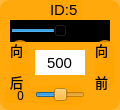
    <widget class="QWidget" name="widget_id5" native="true">
     <property name="geometry">
      <rect>
       <x>280</x>
       <y>305</y>
       <width>120</width>
       <height>110</height>
      </rect>
     </property>
     <property name="styleSheet">
      <string notr="true">background-color: rgb(255, 165, 0, 200);
border-radius:10px;</string>
     </property>
     <widget class="QSlider" name="horizontalSlider_5">
      <property name="geometry">
       <rect>
        <x>10</x>
        <y>20</y>
        <width>100</width>
        <height>22</height>
       </rect>
      </property>
      <property name="autoFillBackground">
       <bool>false</bool>
      </property>
      <property name="styleSheet">
       <string notr="true">background-color: rgb(0, 0, 0);
border-radius:0px;</string>
      </property>
      <property name="minimum">
       <number>0</number>
      </property>
      <property name="maximum">
       <number>1000</number>
      </property>
      <property name="pageStep">
       <number>1</number>
      </property>
      <property name="value">
       <number>500</number>
      </property>
      <property name="orientation">
       <enum>Qt::Horizontal</enum>
      </property>
     </widget>
     <widget class="QLabel" name="label_ID5">
      <property name="geometry">
       <rect>
        <x>50</x>
        <y>0</y>
        <width>32</width>
        <height>20</height>
       </rect>
      </property>
      <property name="font">
       <font>
        <family>Arial</family>
        <pointsize>11</pointsize>
       </font>
      </property>
      <property name="styleSheet">
       <string notr="true">background-color: rgb(255, 255, 255， 0);
border-radius:0px;</string>
      </property>
      <property name="text">
       <string>ID:5</string>
      </property>
     </widget>
     <widget class="QLineEdit" name="lineEdit_5">
      <property name="geometry">
       <rect>
        <x>35</x>
        <y>50</y>
        <width>50</width>
        <height>25</height>
       </rect>
      </property>
      <property name="font">
       <font>
        <family>Arial</family>
        <pointsize>11</pointsize>
       </font>
      </property>
      <property name="autoFillBackground">
       <bool>false</bool>
      </property>
      <property name="styleSheet">
       <string notr="true">background-color: rgb(255, 255, 255);
border-radius:0px;</string>
      </property>
      <property name="text">
       <string>500</string>
      </property>
      <property name="alignment">
       <set>Qt::AlignCenter</set>
      </property>
      <property name="readOnly">
       <bool>true</bool>
      </property>
     </widget>
     <widget class="QLabel" name="label_13">
      <property name="geometry">
       <rect>
        <x>95</x>
        <y>40</y>
        <width>20</width>
        <height>50</height>
       </rect>
      </property>
      <property name="font">
       <font>
        <family>黑体</family>
        <pointsize>10</pointsize>
       </font>
      </property>
      <property name="styleSheet">
       <string notr="true">background-color: rgb(255, 255, 255， 0);</string>
      </property>
      <property name="text">
       <string>&lt;html&gt;&lt;head/&gt;&lt;body&gt;&lt;p align=&quot;justify&quot;&gt;向&lt;/p&gt;&lt;p align=&quot;justify&quot;&gt;前&lt;/p&gt;&lt;/body&gt;&lt;/html&gt;</string>
      </property>
     </widget>
     <widget class="QLabel" name="label_d5">
      <property name="geometry">
       <rect>
        <x>5</x>
        <y>87</y>
        <width>31</width>
        <height>16</height>
       </rect>
      </property>
      <property name="font">
       <font>
        <family>黑体</family>
       </font>
      </property>
      <property name="styleSheet">
       <string notr="true">background-color: rgb(255, 255, 255， 0);</string>
      </property>
      <property name="text">
       <string>0</string>
      </property>
      <property name="alignment">
       <set>Qt::AlignCenter</set>
      </property>
     </widget>
     <widget class="QLabel" name="label_15">
      <property name="geometry">
       <rect>
        <x>10</x>
        <y>40</y>
        <width>20</width>
        <height>50</height>
       </rect>
      </property>
      <property name="font">
       <font>
        <family>黑体</family>
        <pointsize>10</pointsize>
       </font>
      </property>
      <property name="styleSheet">
       <string notr="true">background-color: rgb(255, 255, 255， 0);</string>
      </property>
      <property name="text">
       <string>&lt;html&gt;&lt;head/&gt;&lt;body&gt;&lt;p align=&quot;justify&quot;&gt;向&lt;/p&gt;&lt;p align=&quot;justify&quot;&gt;后&lt;/p&gt;&lt;/body&gt;&lt;/html&gt;</string>
      </property>
     </widget>
     <widget class="QSlider" name="horizontalSlider_15">
      <property name="geometry">
       <rect>
        <x>35</x>
        <y>85</y>
        <width>50</width>
        <height>20</height>
       </rect>
      </property>
      <property name="styleSheet">
       <string notr="true">background-color: rgb(255, 255, 255， 0);</string>
      </property>
      <property name="minimum">
       <number>-125</number>
      </property>
      <property name="maximum">
       <number>125</number>
      </property>
      <property name="pageStep">
       <number>1</number>
      </property>
      <property name="orientation">
       <enum>Qt::Horizontal</enum>
      </property>
     </widget>
    </widget>
